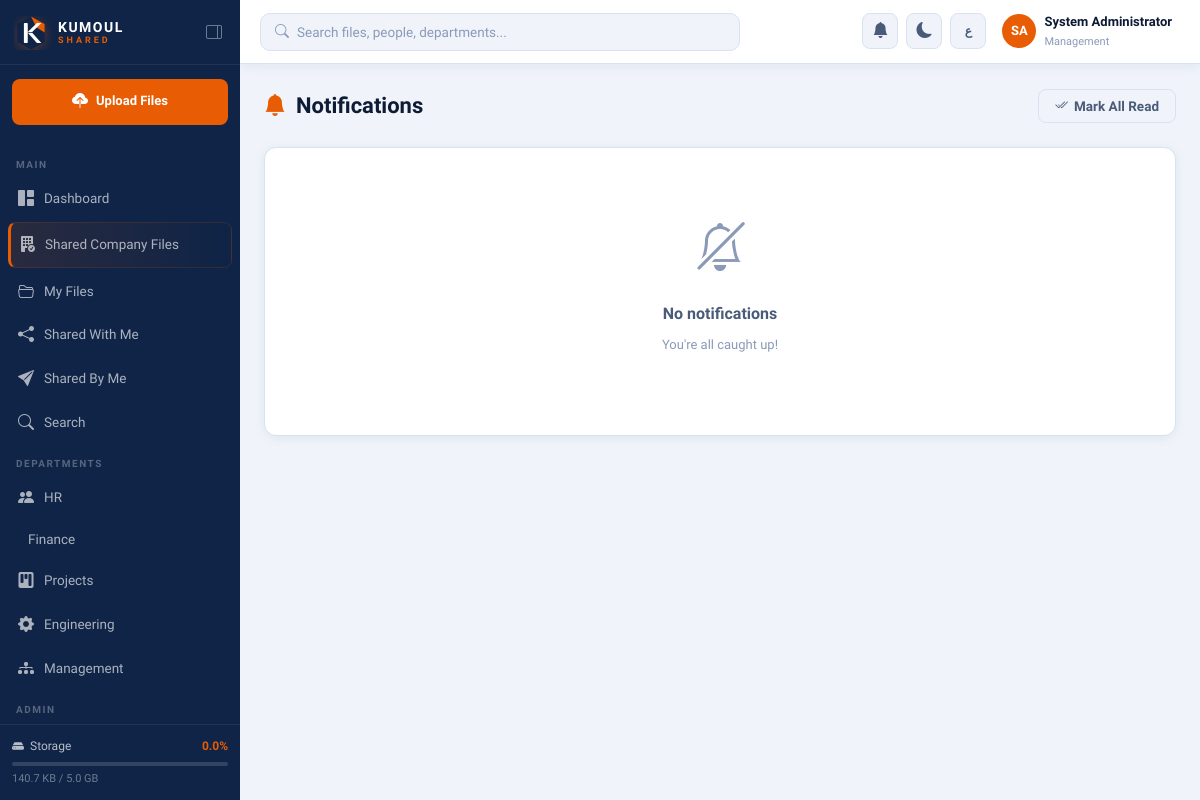
The app's page /notifications (signed in), older data.
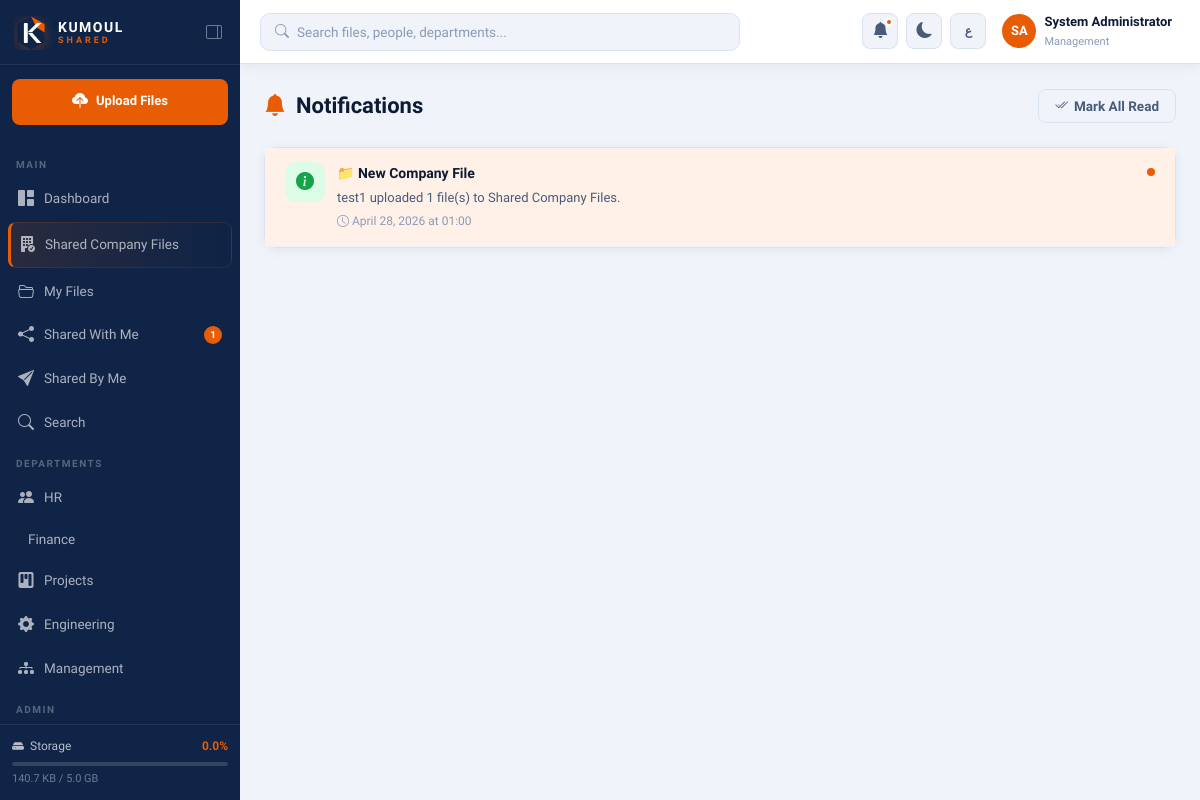
The same page, newer data.
### app/models.py (models this page shows)
class Notification(db.Model):
    __tablename__ = 'notifications'
    id = db.Column(db.Integer, primary_key=True)
    user_id = db.Column(db.Integer, db.ForeignKey('users.id'), nullable=False)
    title = db.Column(db.String(200), nullable=False)
    message = db.Column(db.String(500))
    type = db.Column(db.String(50), default='info')
    link = db.Column(db.String(300))
    is_read = db.Column(db.Boolean, default=False)
    created_at = db.Column(db.DateTime, default=datetime.utcnow)
    related_file_id = db.Column(db.Integer, db.ForeignKey('files.id'), nullable=True)

### app/routes/search.py (the view)
@notifications_bp.route('/notifications')
@login_required
def list_notifications():
    notifs = Notification.query.filter_by(user_id=current_user.id)\
        .order_by(Notification.created_at.desc()).limit(50).all()
    Notification.query.filter_by(user_id=current_user.id, is_read=False).update({'is_read': True})
    db.session.commit()
    return render_template('dashboard/notifications.html', notifications=notifs)

### app/__init__.py (called while the page is built)
def fmt_bytes(size):
    if not size:
        return '0 B'
    for unit in ['B', 'KB', 'MB', 'GB', 'TB']:
        if size < 1024:
            return f"{size:.1f} {unit}"
        size /= 1024
    return f"{size:.1f} TB"

### app/models.py (called while the page is built)
@login_manager.user_loader
def load_user(user_id):
    return User.query.get(int(user_id))

    def get_initials(self):
        parts = self.full_name.split()
        if len(parts) >= 2:
            return parts[0][0].upper() + parts[-1][0].upper()
        return self.full_name[:2].upper()

    def storage_percent(self):
        if self.storage_limit == 0:
            return 0
        return min(100, round((self.storage_used / self.storage_limit) * 100, 1))

### app/templates/dashboard/notifications.html (shortened to what this page needs)
{% extends 'base.html' %}
{% block content %}
<div class="page-header">
  <div class="page-title"><i class="bi bi-bell-fill"></i> Notifications</div>
  <form method="POST" action="{{ url_for('notifications.mark_all_read') }}">
    <button type="submit" class="btn btn-outline"><i class="bi bi-check2-all"></i> Mark All Read</button>
  </form>
</div>
<div class="card">
  {% if notifications %}
    {% for notif in notifications %}
    <div class="notif-item {% if not notif.is_read %}unread{% endif %}"
         style="display:flex;gap:12px;padding:14px 20px;border-bottom:1px solid var(--border-light);text-decoration:none;color:var(--text)"
         {% if notif.link %}onclick="window.location='{{ notif.link }}'"{% endif %}
         style="cursor:{% if notif.link %}pointer{% else %}default{% endif %}">
      <div class="notif-icon {{ notif.type }}" style="width:40px;height:40px;border-radius:10px;display:flex;align-items:center;justify-content:center;font-size:18px;flex-shrink:0">
        <i class="bi bi-{{ 'share-fill' if notif.type == 'share' else 'megaphone-fill' if notif.type == 'announcement' else 'info-circle-fill' }}"></i>
      </div>
      <div style="flex:1;min-width:0">
        <div style="font-weight:600;font-size:14px;margin-bottom:3px">{{ notif.title }}</div>
        {% if notif.message %}<div style="font-size:13px;color:var(--text-2)">{{ notif.message }}</div>{% endif %}
        <div style="font-size:12px;color:var(--text-3);margin-top:4px">
          <i class="bi bi-clock"></i> {{ notif.created_at.strftime('%B %d, %Y at %H:%M') }}
        </div>
      </div>
      {% if not notif.is_read %}
      <div style="width:8px;height:8px;background:var(--orange);border-radius:50%;flex-shrink:0;margin-top:6px"></div>
      {% endif %}
    </div>
    {% endfor %}
  {% else %}
  <div class="empty-state">
    <i class="bi bi-bell-slash"></i>
    <h3>No notifications</h3>
    <p>You're all caught up!</p>
  </div>
  {% endif %}
</div>
{% endblock %}

### app/templates/base.html (shortened to what the changed rows need)
<!DOCTYPE html>
<html lang="{{ current_user.language if current_user.is_authenticated else 'en' }}"
      dir="{{ 'rtl' if (current_user.is_authenticated and current_user.language == 'ar') else 'ltr' }}"
      data-theme="{{ current_user.theme if current_user.is_authenticated else 'light' }}">
<head>
  <link href="https://cdn.jsdelivr.net/npm/bootstrap-icons@1.11.3/font/bootstrap-icons.css" rel="stylesheet">
  <link rel="stylesheet" href="{{ url_for('static', filename='css/main.css') }}">
</head>
<body>
{% if current_user.is_authenticated %}
<div class="sidebar" id="sidebar">
  <div class="sidebar-brand">
    <a href="{{ url_for('dashboard.home') }}" class="brand-logo-link">
      <div class="brand-logo-full">
        <div class="brand-text">
          <span class="brand-name">KUMOUL</span>
          <span class="brand-sub">SHARED</span>
        </div>
      </div>
    </a>
    <button class="sidebar-toggle-btn" id="sidebarToggle" title="Toggle sidebar">
      <i class="bi bi-layout-sidebar-reverse"></i>
    </button>
  </div>
  <div class="sidebar-quick-upload">
    <a href="{{ url_for('files.upload') }}" class="btn-quick-upload">
      <i class="bi bi-cloud-upload-fill"></i>
      <span>Upload Files</span>
    </a>
  </div>
  <nav class="sidebar-nav">
    <div class="nav-section-label">Main</div>
    <a href="{{ url_for('dashboard.home') }}"
       class="nav-link {% if request.endpoint == 'dashboard.home' %}active{% endif %}">
      <i class="bi bi-grid-1x2-fill"></i><span>Dashboard</span>
    </a>
    <a href="{{ url_for('company.index') }}"
       class="nav-link nav-link-company {% if 'company.' in (request.endpoint or '') %}active{% endif %}">
      <i class="bi bi-building-fill-check"></i>
      <span>Shared Company Files</span>
    </a>
    <a href="{{ url_for('files.list_files') }}"
       class="nav-link {% if request.endpoint in ['files.list_files','files.upload','files.view_file'] %}active{% endif %}">
      <i class="bi bi-folder2-open"></i><span>My Files</span>
    </a>
    <a href="{{ url_for('sharing.shared_with_me') }}"
       class="nav-link {% if request.endpoint == 'sharing.shared_with_me' %}active{% endif %}">
      <i class="bi bi-share-fill"></i>
      <span>Shared With Me</span>
      {% if unread_notifications > 0 %}
      <span class="nav-badge">{{ unread_notifications }}</span>
      {% endif %}
    </a>
    <a href="{{ url_for('sharing.shared_by_me') }}"
       class="nav-link {% if request.endpoint == 'sharing.shared_by_me' %}active{% endif %}">
      <i class="bi bi-send-fill"></i><span>Shared By Me</span>
    </a>
    <a href="{{ url_for('search.search') }}"
       class="nav-link {% if request.endpoint == 'search.search' %}active{% endif %}">
      <i class="bi bi-search"></i><span>Search</span>
    </a>
    <div class="nav-section-label">Departments</div>
    {% set dept_icons = {'HR':'people','Finance':'cash-stack','Projects':'kanban','Engineering':'gear','Management':'diagram-3'} %}
    {% for dept in ['HR','Finance','Projects','Engineering','Management'] %}
    <a href="{{ url_for('files.list_files', dept=dept) }}"
       class="nav-link {% if request.args.get('dept') == dept %}active{% endif %}">
      <i class="bi bi-{{ dept_icons[dept] }}-fill"></i>
      <span>{{ dept }}</span>
    </a>
    {% endfor %}
    {% if current_user.role == 'admin' %}
    <div class="nav-section-label">Admin</div>
    <a href="{{ url_for('admin.dashboard') }}"
       class="nav-link {% if 'admin' in (request.endpoint or '') %}active{% endif %}">
    </a>
    {% endif %}
  </nav>
  <div class="sidebar-footer">
    <div class="storage-widget">
      <div class="storage-header">
        <i class="bi bi-hdd-fill"></i>
        <span>Storage</span>
        <span class="storage-percent">{{ current_user.storage_percent() }}%</span>
      </div>
      <div class="storage-bar">
      </div>
      <div class="storage-detail">
        {{ format_bytes(current_user.storage_used) }} / {{ format_bytes(current_user.storage_limit) }}
      </div>
    </div>
  </div>
</div>
<div class="main-wrapper" id="mainWrapper">
  <header class="topbar">
    <div class="topbar-left">
      <form action="{{ url_for('search.search') }}" method="GET" class="topbar-search">
        <i class="bi bi-search search-icon"></i>
        <input type="text" name="q"
               placeholder="Search files, people, departments..."
               value="{{ request.args.get('q', '') }}" autocomplete="off">
      </form>
    </div>
    <div class="topbar-right">
      <div class="topbar-notif" id="notifBtn">
        <button class="icon-btn" title="Notifications">
          <i class="bi bi-bell-fill"></i>
          <span class="notif-dot" id="notifDot"
                {% if unread_notifications == 0 %}style="display:none"{% endif %}></span>
        </button>
      </div>
      <button class="icon-btn theme-toggle" id="themeToggle" title="Toggle dark/light mode">
        <i class="bi bi-{{ 'sun-fill' if current_user.theme == 'dark' else 'moon-fill' }}"></i>
      </button>
      <button class="icon-btn lang-toggle" id="langToggle" title="Toggle language">
        <span>{{ 'EN' if current_user.language == 'ar' else 'ع' }}</span>
      </button>
      <div class="topbar-user" id="userMenuBtn">
        <div class="user-avatar" style="background:{{ current_user.avatar_color }}">
          {{ current_user.get_initials() }}
        </div>
        <div class="user-info">
          <span class="user-name">{{ current_user.full_name }}</span>
          <span class="user-dept">{{ current_user.department }}</span>
        </div>
      </div>
    </div>
  </header>
  <main class="page-content">
    {% block content %}{% endblock %}
  </main>
</div>
{% else %}
  {% block auth_content %}{% endblock %}
{% endif %}
</body>
</html>

Row changes from the older to the newer data that the page shows:
added Notification: title "📁 New Company File", message "test1 uploaded 1 file(s) to Shared Company Files.", created_at "April 28, 2026 at 01:00", is_read False (drawn)
Text that changed along with them:
{{ unread_notifications }}: (not shown) → "1"
text no longer shown: "No notifications You're all caught up!"
